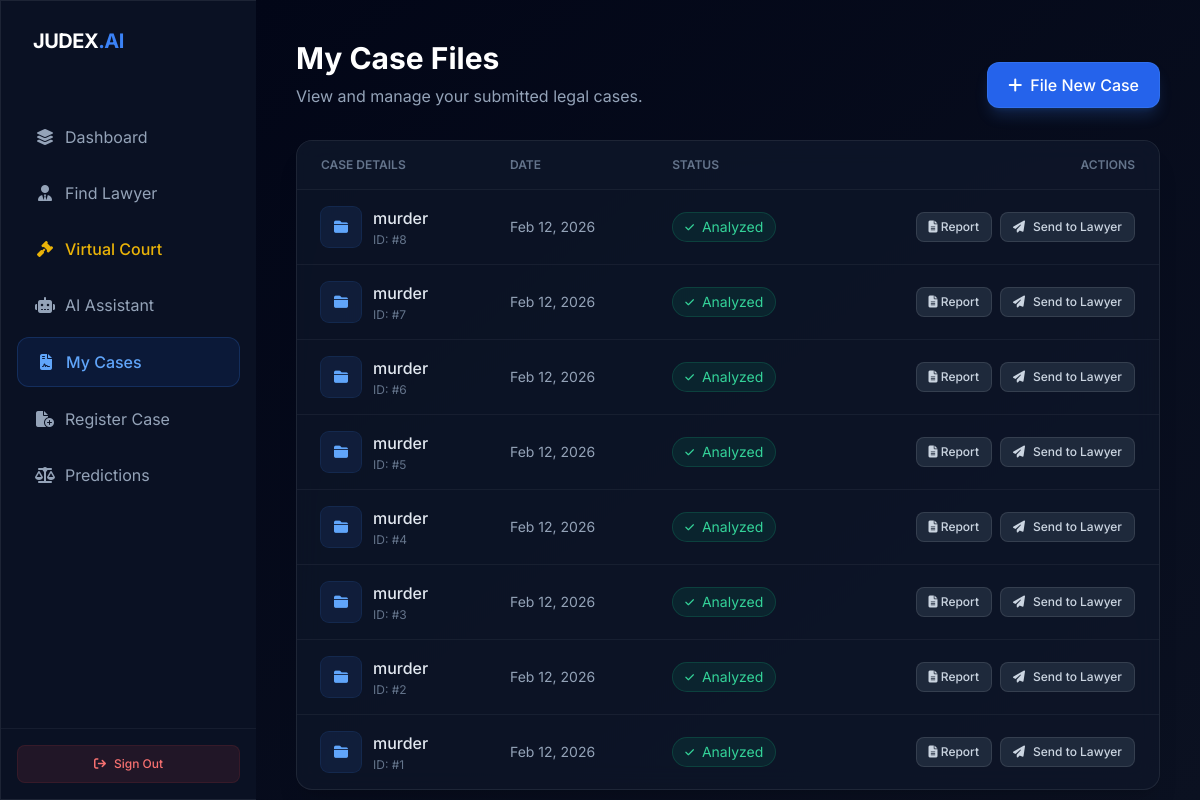
/my-cases/ (signed in), run on the app's committed database.
### app/models.py (models this page shows, shortened)
class CaseSubmission(models.Model):
    user = models.ForeignKey(User, on_delete=models.CASCADE, null=True, blank=True)
    case_title = models.CharField(max_length=200)
    case_text = models.TextField(blank=True, null=True)
    document = models.FileField(upload_to="case_docs/", blank=True, null=True)
    analysis_result = models.TextField(blank=True, null=True)
    is_reviewed = models.BooleanField(default=False)
    created_at = models.DateTimeField(auto_now_add=True)

### app/views.py (the view)
# urls.py: path('my-cases/', views.my_cases_view, name='my_cases'),
@login_required
def my_cases_view(request):
    cases = CaseSubmission.objects.filter(user=request.user).order_by('-created_at')
    accepted_lawyers = LegalRepresentation.objects.filter(
        client=request.user,
        status='Accepted'
    ).select_related('lawyer')
    return render(request, "my_cases.html", {
        "cases": cases,
        "accepted_lawyers": accepted_lawyers
    })

### templates/my_cases.html (shortened to what this page needs)
{% load static %}
<!DOCTYPE html>
<html lang="en">
<head>
    <link href="https://cdnjs.cloudflare.com/ajax/libs/font-awesome/6.4.0/css/all.min.css" rel="stylesheet">
    <script src="https://cdn.tailwindcss.com"></script>
</head>
<body class="bg-surface-950 text-slate-300 font-sans h-screen flex overflow-hidden selection:bg-blue-500/30">
    <aside class="w-64 glass-panel border-r-0 border-r-white/5 hidden md:flex flex-col justify-between z-20">
        <div>
            <div class="h-20 flex items-center px-8">
                <span class="text-xl font-bold tracking-tight text-white">JUDEX<span class="text-blue-500">.AI</span></span>
            </div>
            <nav class="mt-8 px-4 space-y-2">
                <a href="{% url 'user_dashboard' %}" class="flex items-center px-4 py-3 text-slate-400 hover:text-white hover:bg-white/5 rounded-xl transition-all group">
                    <i class="fa-solid fa-layer-group w-6 text-center"></i> <span class="ml-2">Dashboard</span>
                </a>
                <a href="{% url 'find_lawyer' %}" class="flex items-center px-4 py-3 text-slate-400 hover:text-white hover:bg-white/5 rounded-xl transition-all">
                    <i class="fa-solid fa-user-tie w-6 text-center"></i> <span class="ml-2">Find Lawyer</span>
                </a>
                <a href="#" class="flex items-center px-4 py-3 text-yellow-500 hover:text-white hover:bg-white/5 rounded-xl transition-all font-medium">
                    <i class="fa-solid fa-gavel w-6 text-center"></i> <span class="ml-2">Virtual Court</span>
                </a>
                <a href="{% url 'chat' %}" class="flex items-center px-4 py-3 text-slate-400 hover:text-white hover:bg-white/5 rounded-xl transition-all group">
                    <i class="fa-solid fa-robot w-6 text-center"></i> <span class="ml-2">AI Assistant</span>
                </a>
                <a href="#" class="flex items-center px-4 py-3 bg-blue-600/10 text-blue-400 rounded-xl border border-blue-500/20 font-medium">
                    <i class="fa-solid fa-file-contract w-6 text-center"></i> <span class="ml-2">My Cases</span>
                </a>
                <a href="{% url 'create_case' %}" class="flex items-center px-4 py-3 text-slate-400 hover:text-white hover:bg-white/5 rounded-xl transition-all">
                    <i class="fa-solid fa-file-circle-plus w-6 text-center"></i> <span class="ml-2">Register Case</span>
                </a>
                <a href="{% url 'predictions' %}" class="flex items-center px-4 py-3 text-slate-400 hover:text-white hover:bg-white/5 rounded-xl transition-all group">
                    <i class="fa-solid fa-scale-balanced w-6 text-center"></i> <span class="ml-2">Predictions</span>
                </a>
            </nav>
        </div>
        <div class="p-4 border-t border-white/5">
             <a href="{% url 'logout' %}" class="flex items-center justify-center w-full py-2.5 text-xs font-medium text-red-400 bg-red-500/10 hover:bg-red-500/20 rounded-lg transition-colors border border-red-500/10">
                <i class="fa-solid fa-arrow-right-from-bracket mr-2"></i> Sign Out
            </a>
        </div>
    </aside>
    <main class="flex-1 overflow-y-auto p-6 lg:p-10 relative z-10 bg-gradient-to-br from-surface-950 to-[#0b1121]">
        <header class="flex flex-col sm:flex-row justify-between items-start sm:items-end mb-8 gap-4">
            <div>
                <h1 class="text-3xl font-bold text-white mb-2">My Case Files</h1>
                <p class="text-slate-400">View and manage your submitted legal cases.</p>
            </div>
            <a href="{% url 'create_case' %}" class="flex items-center gap-2 bg-blue-600 hover:bg-blue-500 text-white px-5 py-2.5 rounded-xl font-medium transition-all shadow-lg shadow-blue-500/20 hover:shadow-blue-500/40 border border-blue-400/20">
                <i class="fa-solid fa-plus"></i>
                <span>File New Case</span>
            </a>
        </header>
        <div class="glass-panel rounded-2xl overflow-hidden shadow-xl">
            <div class="overflow-x-auto">
                <table class="w-full text-sm text-left border-collapse">
                    <thead class="text-xs text-slate-500 uppercase bg-surface-900/50 border-b border-white/5">
                        <tr>
                            <th class="px-6 py-4 font-semibold">Case Details</th>
                            <th class="px-6 py-4 font-semibold">Date</th>
                            <th class="px-6 py-4 font-semibold">Status</th>
                            <th class="px-6 py-4 font-semibold text-right">Actions</th>
                        </tr>
                    </thead>
                    <tbody class="divide-y divide-white/5">
                        {% for case in cases %}
                        <tr class="hover:bg-white/5 transition-colors group">
                            <td class="px-6 py-4 align-top">
                                <div class="flex items-center gap-3">
                                    <div class="w-10 h-10 rounded-lg bg-blue-500/10 flex items-center justify-center text-blue-400 ring-1 ring-blue-500/20">
                                        <i class="fa-solid fa-folder-closed"></i>
                                    </div>
                                    <div>
                                        <a href="{% url 'case_analysis' case.id %}" class="font-medium text-slate-200 text-base hover:text-blue-400 hover:underline transition-colors block">
                                            {{ case.case_title|default:"Untitled Case" }}
                                        </a>
                                        <div class="text-xs text-slate-500 mt-0.5">ID: #{{ case.id }}</div>
                                    </div>
                                </div>
                            </td>
                            <td class="px-6 py-4 text-slate-400 align-middle">
                                {{ case.created_at|date:"M d, Y" }}
                            </td>
                            <td class="px-6 py-4 align-middle">
                                {% if not case.is_reviewed %}
                                    <div class="flex items-center gap-2 text-yellow-500 bg-yellow-500/10 px-3 py-1 rounded-full w-fit border border-yellow-500/20">
                                        <span class="w-1.5 h-1.5 rounded-full bg-yellow-500 animate-pulse"></span> Processing
                                    </div>
                                {% else %}
                                    <div class="flex items-center gap-2 text-emerald-400 bg-emerald-500/10 px-3 py-1 rounded-full w-fit border border-emerald-500/20">
                                        <i class="fa-solid fa-check text-[10px]"></i> Analyzed
                                    </div>
                                {% endif %}
                            </td>
                            <td class="px-6 py-4 text-right align-middle">
                                <div class="flex items-center justify-end gap-2">
                                    <a href="{% url 'case_analysis' case.id %}" class="bg-surface-800 hover:bg-emerald-600 hover:text-white text-slate-300 px-3 py-1.5 rounded-lg border border-white/10 transition-all text-xs font-medium">
                                        <i class="fa-solid fa-file-lines"></i> Report
                                    </a>
                                    <button onclick="openModal('{{ case.id }}', '{{ case.case_title|escapejs }}')"
                                            class="bg-surface-800 hover:bg-indigo-600 hover:text-white text-slate-300 px-3 py-1.5 rounded-lg border border-white/10 transition-all text-xs font-medium flex items-center gap-2">
                                        <i class="fa-solid fa-paper-plane"></i> Send to Lawyer
                                    </button>
                                </div>
                            </td>
                        </tr>
                        {% empty %}
                        <tr>
                            <td colspan="4" class="px-6 py-16 text-center text-slate-500 italic">
                                You haven't filed any cases yet.
                            </td>
                        </tr>
                        {% endfor %}
                    </tbody>
                </table>
            </div>
        </div>
    </main>
</body>
</html>

### templates/my_cases.html (style rules this page uses)
.glass-panel { background: rgba(15, 23, 42, 0.7); backdrop-filter: blur(12px); border: 1px solid rgba(255, 255, 255, 0.08); }

### data on the page
CaseSubmission: case_title "murder", id "8", created_at "Feb 12, 2026", is_reviewed True (drawn)
CaseSubmission: case_title "murder", id "7", created_at "Feb 12, 2026", is_reviewed True (drawn)
CaseSubmission: case_title "murder", id "6", created_at "Feb 12, 2026", is_reviewed True (drawn)
CaseSubmission: case_title "murder", id "5", created_at "Feb 12, 2026", is_reviewed True (drawn)
CaseSubmission: case_title "murder", id "4", created_at "Feb 12, 2026", is_reviewed True (drawn)
CaseSubmission: case_title "murder", id "3", created_at "Feb 12, 2026", is_reviewed True (drawn)
CaseSubmission: case_title "murder", id "2", created_at "Feb 12, 2026", is_reviewed True (drawn)
CaseSubmission: case_title "murder", id "1", created_at "Feb 12, 2026", is_reviewed True (drawn)
